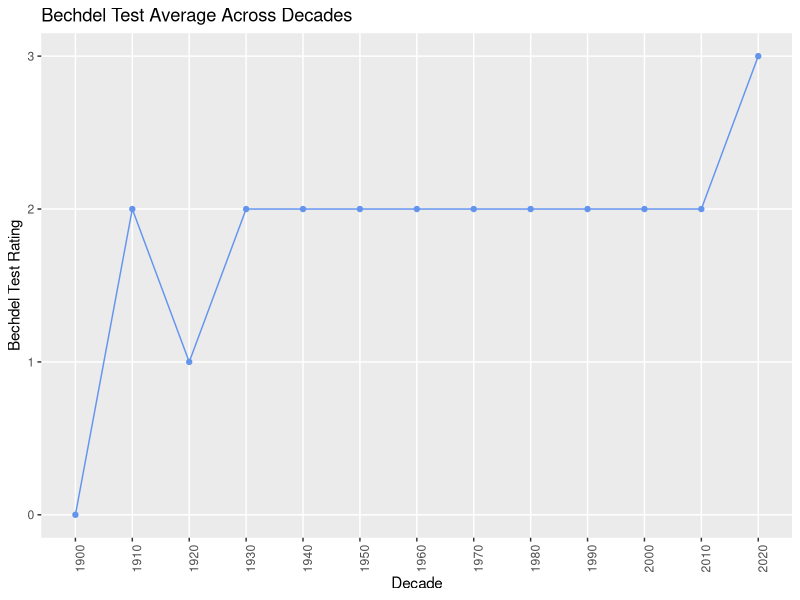

Reproduce this figure in R.
#SECOND CHART
#timeline bar chart: bechdel test results vs. decades

#load necessary libraries
library(ggplot2)
library(dplyr)

#load csv
bechdel <- read.csv("../data/bechdel_test_df.csv", stringsAsFactors = FALSE)

#create dataframe for necessary columns and group by decade
bechdel_df <- bechdel %>%
  select(rating, year) %>% 
  mutate(decade = floor(year/10)*10) %>%
  filter(decade >= 1900) %>% 
  group_by(decade) %>% 
  summarize(
    rating_avg = round(mean(rating), 0)
  )

#create bar chart
decades_chart <- ggplot(data = bechdel_df) +
  geom_line(mapping = aes(x = decade, y = rating_avg), 
           color = "cornflowerblue") +
  geom_point(mapping = aes(x = decade, y = rating_avg), 
             color = "cornflowerblue") +
  scale_x_continuous(breaks = bechdel_df$decade) +
  labs(
    title = "Bechdel Test Average Across Decades",
    x = "Decade",
    y = "Bechdel Test Rating"
  ) +
  theme(axis.text.x = element_text(angle = 90),
        panel.border = element_blank(),
        panel.grid.minor = element_blank())
